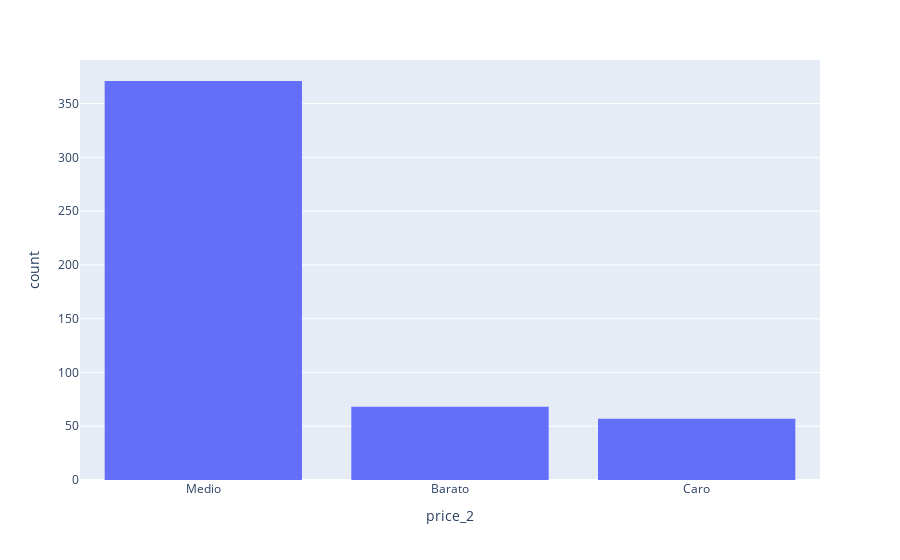

Notebook code for this chart:
### Code cell
fig = px.histogram(df, x="price_2")
fig.update_layout(bargap=0.2)
fig.show()

### Figure 1 — Plotly figure (JSON) as saved in the notebook; plotly's stock layout.template omitted (floating-point values rounded to 4 significant figures; data arrays with more than 128 entries replaced by an {"elided": "..."} marker saying what was removed)
{"data": [{"alignmentgroup": "True", "bingroup": "x", "hovertemplate": "price_2=%{x}<br>count=%{y}<extra></extra>", "legendgroup": "", "marker": {"color": "#636efa", "pattern": {"shape": ""}}, "name": "", "offsetgroup": "", "orientation": "v", "showlegend": false, "type": "histogram", "x": {"elided": "498 str values"}, "xaxis": "x", "yaxis": "y"}], "layout": {"bargap": 0.2, "barmode": "relative", "legend": {"tracegroupgap": 0}, "margin": {"t": 60}, "xaxis": {"anchor": "y", "domain": [0, 1], "title": {"text": "price_2"}}, "yaxis": {"anchor": "x", "domain": [0, 1], "title": {"text": "count"}}}}
